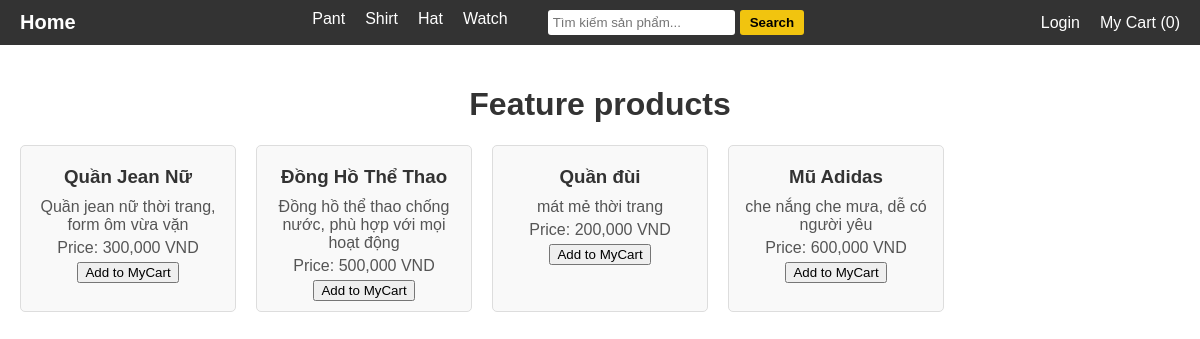
Page /sdlc_project/dashboard.php on the committed database.
### tables this page shows
CREATE TABLE `products` (
  `id` int NOT NULL,
  `name` varchar(255) NOT NULL,
  `description` text NOT NULL,
  `price` decimal(10,2) NOT NULL,
  `image` varchar(255) DEFAULT NULL,
  `created_at` timestamp NULL DEFAULT CURRENT_TIMESTAMP,
  `quantity` int DEFAULT '0'
);

### sdlc_project/dashboard.php (the view, shortened to what this page needs)
<?php
include './connectdb/db.php';
$searchQuery = '';
if (isset($_GET['query'])) {
    $searchQuery = trim($_GET['query']);
    $sql = "SELECT * FROM products WHERE name LIKE ? OR description LIKE ?";
    $stmt = $conn->prepare($sql);
    $likeQuery = '%' . $searchQuery . '%';
    $stmt->bind_param("ss", $likeQuery, $likeQuery);
    $stmt->execute();
    $result = $stmt->get_result();
} else {
    $sql = "SELECT * FROM products";
    $result = $conn->query($sql);
}
?>
<!DOCTYPE html>
<html lang="en">
<head>
    <link rel="stylesheet" href="dash.css">
</head>
<body>
    <div class="top-bar">
        <div class="logo">
            <a href="dashboard.php">Home</a>
        </div>
        <nav class="menu">
            <a href="#">Pant</a>
            <a href="#">Shirt</a>
            <a href="#">Hat</a>
            <a href="#">Watch</a>
            <form class="search-bar" action="dashboard.php" method="GET">
                <input type="text" name="query" placeholder="Tìm kiếm sản phẩm..." value="<?php echo htmlspecialchars($searchQuery); ?>">
                <button type="submit">Search</button>
            </form>
        </nav>
        <div class="user-menu">
            <?php if ($_SESSION['username']): ?>
                <a href="profile.php">Profile (<?php echo htmlspecialchars($_SESSION['username']); ?>)</a>
                <a href="logout.php">Logout</a>
            <?php else: ?>
                <a href="login.php">Login</a>
            <?php endif; ?>
            <a href="cart.php">My Cart (<?php echo array_sum(array_column($_SESSION['cart'], 'quantity')); ?>)</a>
        </div>
    </div>
    <div class="content">
        <h1>Feature products</h1>
        <div class="products">
            <?php if ($result->num_rows > 0): ?>
                <?php while ($row = $result->fetch_assoc()): ?>
                    <div class="product">
                        <h3><?php echo htmlspecialchars($row['name']); ?></h3>
                        <p><?php echo htmlspecialchars($row['description']); ?></p>
                        <p>Price: <?php echo number_format($row['price']); ?> VND</p>
                        <form method="POST" action="">
                            <button type="submit">Add to MyCart</button>
                        </form>
                    </div>
                <?php endwhile; ?>
            <?php else: ?>
                <p>No matching products found.</p>
            <?php endif; ?>
        </div>
    </div>
</body>
</html>

### sdlc_project/dash.css (style rules this page uses)
body { margin: 0; font-family: Arial, sans-serif; }
.top-bar { display: flex; justify-content: space-between; align-items: center; background-color: #333; color: white; padding: 10px 20px; }
.top-bar .logo a { color: white; text-decoration: none; font-size: 20px; font-weight: bold; }
.top-bar .menu { display: flex; gap: 20px; }
.top-bar .menu a { color: white; text-decoration: none; font-size: 16px; transition: color 0.3s; }
.top-bar .search-bar { display: flex; align-items: center; gap: 5px; }
.top-bar .search-bar input { padding: 5px; border: none; border-radius: 3px; }
.top-bar .search-bar button { padding: 5px 10px; background-color: #f1c40f; border: none; color: black; cursor: pointer; border-radius: 3px; font-weight: bold; }
.top-bar .user-menu { display: flex; align-items: center; gap: 20px; }
.top-bar .user-menu a { color: white; text-decoration: none; font-size: 16px; transition: color 0.3s; }
.content { padding: 20px; }
h1 { text-align: center; color: #333; }
.products { display: grid; grid-template-columns: repeat(auto-fill, minmax(200px, 1fr)); gap: 20px; margin-top: 20px; }
.product { border: 1px solid #ddd; padding: 10px; border-radius: 5px; text-align: center; background-color: #f9f9f9; transition: 0.3s; }
.product h3 { margin: 10px 0; color: #333; }
.product p { margin: 5px 0; color: #555; }
.search-bar { display: inline-block; margin-left: 20px; }
.search-bar input { padding: 5px; border: 1px solid #ccc; border-radius: 5px; }
.search-bar button { padding: 5px 10px; background-color: #007bff; color: white; border: none; border-radius: 5px; cursor: pointer; transition: background-color 0.3s ease; }

### rows in the picture
products: name "Quần Jean Nữ", description "Quần jean nữ thời trang, form ôm vừa vặn", price "300,000"
products: name "Đồng Hồ Thể Thao", description "Đồng hồ thể thao chống nước, phù hợp với mọi hoạt động", price "500,000"
products: name "Quần đùi", description "mát mẻ thời trang", price "200,000"
products: name "Mũ Adidas", description "che nắng che mưa, dễ có người yêu", price "600,000"

### other values in the picture
array_sum(array_column($_SESSION['cart'], 'quantity')) "0"
